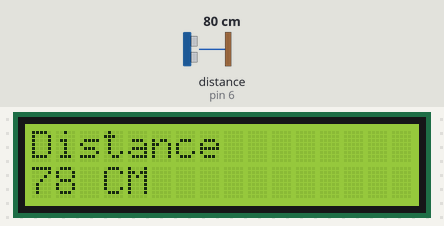
This sketch was run on a simulated Arduino Uno, built with avr-gcc and run on an emulated ATmega328P. Parts: 16×2 character LCD. Wiring (inferred from the names in the program): ultrasonic range finder: trigger pin 7; echo pin 6. Inputs (shaded band) come from the test bench; at power-on: distance to the obstacle (sensor on pin 6) 80 cm. The echo pulse lasts 58.3 µs per cm; what the sketch prints to the serial monitor is not drawn.

Above: at 1.2 s.
1.3 s: distance to the obstacle (sensor on pin 6) set to 2 cm
At 2.5 s:
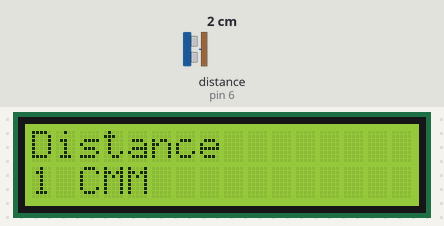
2.8 s: distance to the obstacle (sensor on pin 6) set to 299 cm
At 4.0 s:
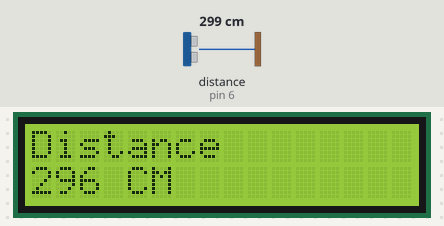
4.6 s: distance to the obstacle (sensor on pin 6) set to 4 cm
At 5.6 s:
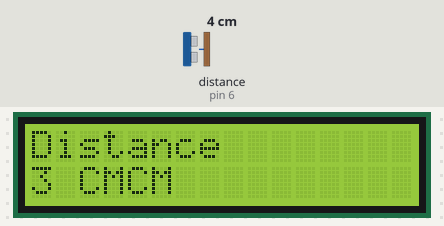
6.1 s: distance to the obstacle (sensor on pin 6) set to 120 cm
At 6.7 s:
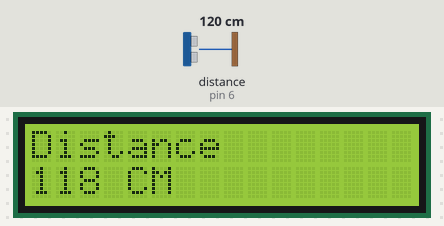
Timing chart, 0 to 8.6 s (numbered marks = the images above; inputs shaded):
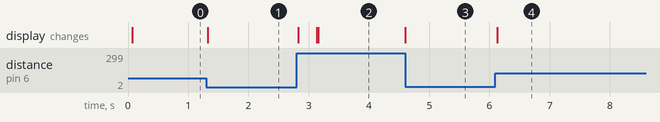

The sketch:

display_led.ino
```cpp
#include <LiquidCrystal.h>

#define echoPin 6
#define trigPin 7

long duration;
int distance;
LiquidCrystal lcd(12, 11, 5, 4, 3, 2);

void setup() {
  pinMode(trigPin, OUTPUT);
  pinMode(echoPin, INPUT);
  Serial.begin(9600);
  lcd.begin(16, 2);
  lcd.print("Distance");

}

void loop() {
  digitalWrite(trigPin, LOW);
  delayMicroseconds(2);
  digitalWrite(trigPin, HIGH);
  delayMicroseconds(10);
  digitalWrite(trigPin, LOW);
  duration = pulseIn(echoPin, HIGH);
  distance = duration * 0.034 / 2;


  lcd.setCursor(0, 1);
  lcd.print(distance);
  lcd.print(" CM");
  Serial.print("Distance: ");
  Serial.print(distance);
  Serial.println(" cm");

}
```

Measured:
- after the input at 1.3 s, the display: changes at once (image 1)
- after the input at 2.8 s, the display: changes at once (image 2)
- after the input at 4.6 s, the display: changes at once (image 3)
- after the input at 6.1 s, the display: changes at once (image 4)
